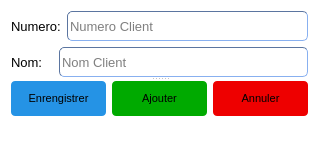
                 <widget class="QWidget" name="widgetForNouveauClients" native="true">
                  <property name="styleSheet">
                   <string notr="true">background-color:white;</string>
                  </property>
                  <layout class="QGridLayout" name="gridLayout_7">
                   <item row="0" column="0">
                    <layout class="QVBoxLayout" name="verticalLayout_12">
                     <item>
                      <widget class="QSplitter" name="splitter">
                       <property name="orientation">
                        <enum>Qt::Vertical</enum>
                       </property>
                       <widget class="QWidget" name="layoutWidget">
                        <layout class="QVBoxLayout" name="verticalLayout_2">
                         <item>
                          <layout class="QHBoxLayout" name="horizontalLayout">
                           <item>
                            <widget class="QLabel" name="label">
                             <property name="font">
                              <font>
                               <pointsize>10</pointsize>
                              </font>
                             </property>
                             <property name="text">
                              <string>Numero:</string>
                             </property>
                            </widget>
                           </item>
                           <item>
                            <widget class="QLineEdit" name="NumeroEdit">
                             <property name="minimumSize">
                              <size>
                               <width>0</width>
                               <height>30</height>
                              </size>
                             </property>
                             <property name="font">
                              <font>
                               <pointsize>10</pointsize>
                              </font>
                             </property>
                             <property name="styleSheet">
                              <string notr="true">border:1px inset #5B75A0;
background-color:white;
border-radius:5px;
height:20px;</string>
                             </property>
                             <property name="placeholderText">
                              <string>Numero Client</string>
                             </property>
                            </widget>
                           </item>
                          </layout>
                         </item>
                         <item>
                          <layout class="QHBoxLayout" name="horizontalLayout_2">
                           <item>
                            <widget class="QLabel" name="label_2">
                             <property name="enabled">
                              <bool>true</bool>
                             </property>
                             <property name="minimumSize">
                              <size>
                               <width>0</width>
                               <height>0</height>
                              </size>
                             </property>
                             <property name="maximumSize">
                              <size>
                               <width>16777215</width>
                               <height>16777215</height>
                              </size>
                             </property>
                             <property name="sizeIncrement">
                              <size>
                               <width>0</width>
                               <height>0</height>
                              </size>
                             </property>
                             <property name="font">
                              <font>
                               <pointsize>10</pointsize>
                              </font>
                             </property>
                             <property name="styleSheet">
                              <string notr="true"/>
                             </property>
                             <property name="text">
                              <string>Nom:</string>
                             </property>
                            </widget>
                           </item>
                           <item>
                            <spacer name="spacer">
                             <property name="orientation">
                              <enum>Qt::Horizontal</enum>
                             </property>
                             <property name="sizeType">
                              <enum>QSizePolicy::Minimum</enum>
                             </property>
                             <property name="sizeHint" stdset="0">
                              <size>
                               <width>10</width>
                               <height>10</height>
                              </size>
                             </property>
                            </spacer>
                           </item>
                           <item>
                            <widget class="QLineEdit" name="NomEdit">
                             <property name="minimumSize">
                              <size>
                               <width>0</width>
                               <height>30</height>
                              </size>
                             </property>
                             <property name="font">
                              <font>
                               <pointsize>10</pointsize>
                              </font>
                             </property>
                             <property name="styleSheet">
                              <string notr="true">height:20px;
border:1px inset #5B75A0;
background-color:white;
border-radius:5px;</string>
                             </property>
                             <property name="placeholderText">
                              <string>Nom Client</string>
                             </property>
                            </widget>
                           </item>
                          </layout>
                         </item>
                        </layout>
                       </widget>
                       <widget class="QWidget" name="layoutWidget">
                        <layout class="QHBoxLayout" name="horizontalLayout_3">
                         <item>
                          <widget class="QPushButton" name="EnrengistrerClient">
                           <property name="font">
                            <font>
                             <pointsize>8</pointsize>
                            </font>
                           </property>
                           <property name="styleSheet">
                            <string notr="true">background-color:#2593E5;
height:35px;
width:95px;
border-radius:4px;</string>
                           </property>
                           <property name="text">
                            <string>Enrengistrer</string>
                           </property>
                           <property name="icon">
                            <iconset>
                             <normaloff>:/image/Okey.ico</normaloff>:/image/Okey.ico</iconset>
                           </property>
                           <property name="iconSize">
                            <size>
                             <width>30</width>
                             <height>30</height>
                            </size>
                           </property>
                          </widget>
                         </item>
                         <item>
                          <widget class="QPushButton" name="AjouterClient">
                           <property name="font">
                            <font>
                             <pointsize>8</pointsize>
                            </font>
                           </property>
                           <property name="styleSheet">
                            <string notr="true">background-color:#00aa00;
height:35px;
width:95px;
border-radius:4px;</string>
                           </property>
                           <property name="text">
                            <string>Ajouter</string>
                           </property>
                           <property name="icon">
                            <iconset resource="image.qrc">
                             <normaloff>:/image/AjouterCli.png</normaloff>
                             <disabledoff>:/image/AjouterCli.png</disabledoff>:/image/AjouterCli.png</iconset>
                           </property>
                           <property name="iconSize">
                            <size>
                             <width>30</width>
                             <height>30</height>
                            </size>
                           </property>
                          </widget>
                         </item>
                         <item>
                          <widget class="QPushButton" name="ButtonAnnuler">
                           <property name="font">
                            <font>
                             <pointsize>8</pointsize>
                            </font>
                           </property>
                           <property name="styleSheet">
                            <string notr="true">background-color:#ee0000;
height:35px;
width:95px;
border-radius:4px;</string>
                           </property>
                           <property name="text">
                            <string>Annuler</string>
                           </property>
                           <property name="icon">
                            <iconset resource="image.qrc">
                             <normaloff>:/image/Annuler.png</normaloff>:/image/Annuler.png</iconset>
                           </property>
                           <property name="iconSize">
                            <size>
                             <width>30</width>
                             <height>30</height>
                            </size>
                           </property>
                          </widget>
                         </item>
                        </layout>
                       </widget>
                      </widget>
                     </item>
                     <item>
                      <spacer name="verticalSpacer_2">
                       <property name="orientation">
                        <enum>Qt::Vertical</enum>
                       </property>
                       <property name="sizeHint" stdset="0">
                        <size>
                         <width>20</width>
                         <height>40</height>
                        </size>
                       </property>
                      </spacer>
                     </item>
                    </layout>
                   </item>
                  </layout>
                 </widget>
